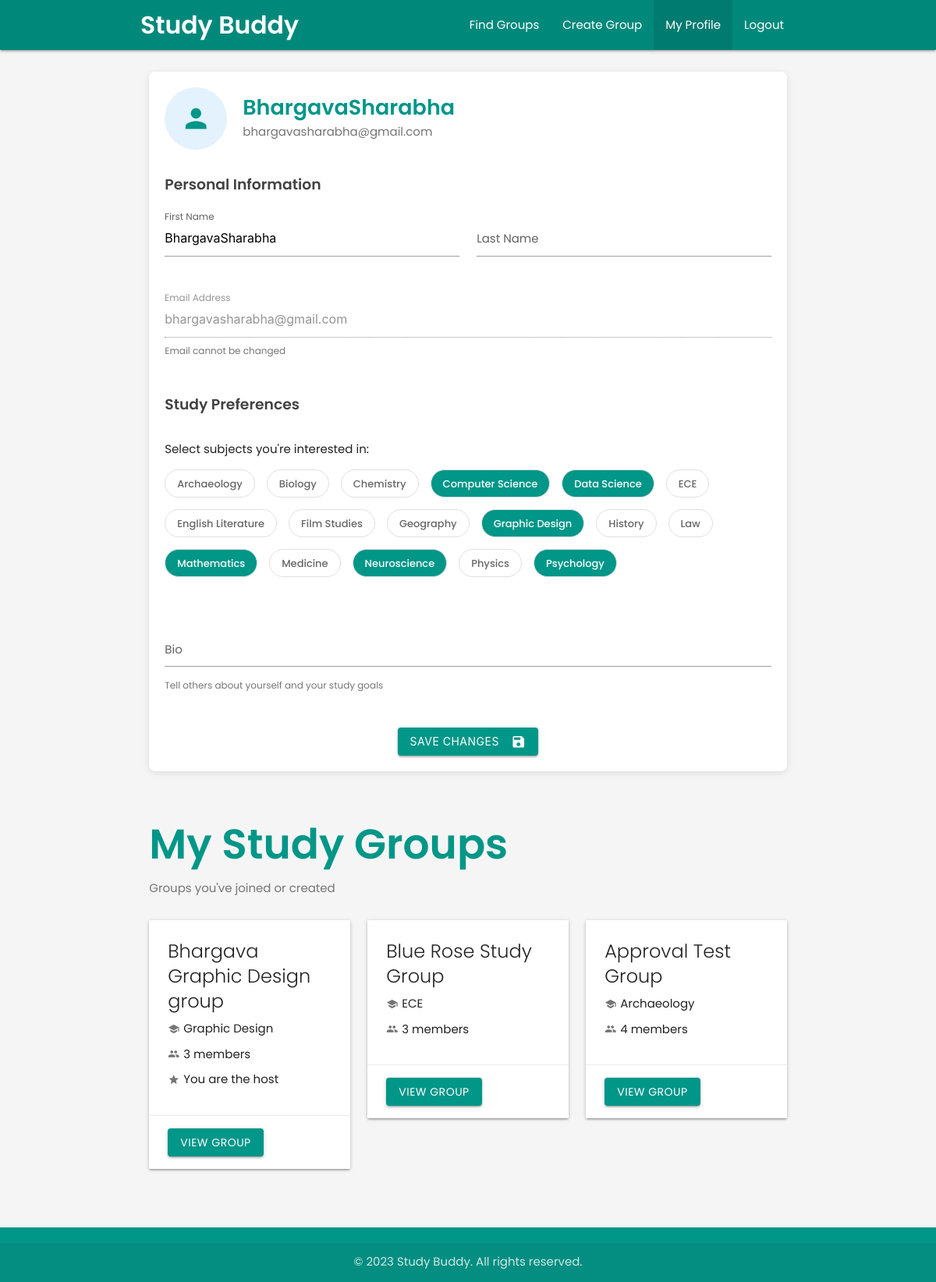
The page /profile/profile (signed in) on the database as committed earlier.
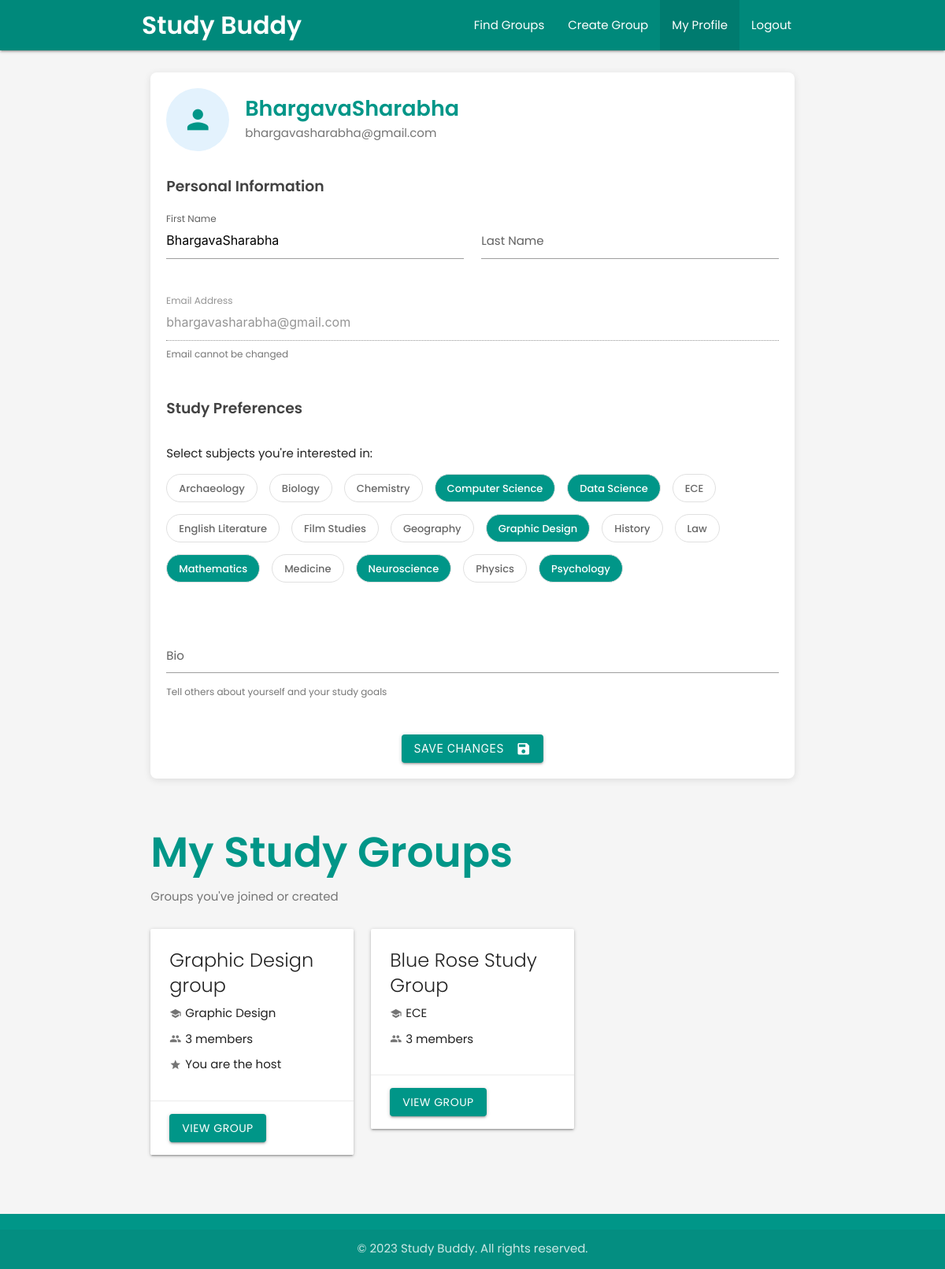
The same page on the database as committed later.
### userAuth/models.py (models this page shows)
class CustomUser(AbstractUser):
    email = models.EmailField(unique=True)
    objects = CustomUserManager()
    EMAIL_FIELD = 'email'
    REQUIRED_FIELDS = ['email']

### userProfile/models.py (models this page shows, shortened)
class Subject(models.Model):
    name = models.CharField(max_length=100, unique=True)
    description = models.TextField(blank=True)
    class Meta:
        ordering = ['name']

### userDashboard/models.py (models this page shows, shortened)
class GroupMembership(models.Model):
    user = models.ForeignKey(settings.AUTH_USER_MODEL, on_delete=models.CASCADE)
    group = models.ForeignKey(StudyGroup, on_delete=models.CASCADE)
    date_joined = models.DateTimeField(auto_now_add=True)
    is_active = models.BooleanField(default=True)
    class Meta:
        unique_together = ('user', 'group')

class StudyGroup(models.Model):
    title = models.CharField(max_length=100)
    description = models.TextField()
    subject = models.ForeignKey(Subject, on_delete=models.CASCADE, related_name='study_groups')
    host = models.ForeignKey(settings.AUTH_USER_MODEL, on_delete=models.CASCADE, related_name='hosted_groups')
    members = models.ManyToManyField(settings.AUTH_USER_MODEL, through='GroupMembership', related_name='joined_groups')
    max_members = models.PositiveIntegerField(default=8)
    meeting_date = models.DateField()
    meeting_time = models.TimeField()
    meeting_location = models.CharField(max_length=255, blank=True)
    slug = models.SlugField(max_length=120, blank=True)
    created_at = models.DateTimeField(auto_now_add=True)
    updated_at = models.DateTimeField(auto_now=True)
    class Meta:
        ordering = ['meeting_date', 'meeting_time']

### userProfile/views.py (the view, shortened to what this page needs)
# urls.py: path('profile/', include('userProfile.urls')),
@login_required
def profile(request):
    user = request.user
    user_profile = user.profile
    subjects = Subject.objects.all().order_by('name')
    selected_subject_ids = list(user_profile.subjects.values_list('id', flat=True))
    memberships = GroupMembership.objects.filter(user=user, is_active=True).select_related('group', 'group__subject')
    context = {
        'user': user,
        'subjects': subjects,
        'selected_subject_ids': selected_subject_ids,
        'profile': user_profile,
        'memberships': memberships
    }
    return render(request, 'userProfile/profile.html', context)

### userProfile/templates/userProfile/profile.html (shortened to what this page needs)
<!DOCTYPE html>
<html lang="en">
<head>
  <link rel="stylesheet" href="https://cdnjs.cloudflare.com/ajax/libs/materialize/1.0.0/css/materialize.min.css">
</head>
<body>
  <header>
    <div class="navbar-fixed">
      <nav class="teal darken-1">
        <div class="nav-wrapper container">
          <a href="{% url 'dashboard' %}" class="brand-logo">Study Buddy</a>
          <ul class="right hide-on-med-and-down">
            <li><a href="{% url 'dashboard' %}">Find Groups</a></li>
            <li><a href="{% url 'create_group' %}">Create Group</a></li>
            <li class="active"><a href="{% url 'profile' %}">My Profile</a></li>
            <li><a href="{% url 'logout' %}">Logout</a></li>
          </ul>
        </div>
      </nav>
    </div>
  </header>
  <main id="main-content" class="container">
    <div class="row">
      <div class="col s12">
        <div class="profile-card card">
          <div class="profile-header">
            <div class="profile-avatar">
              <i class="material-icons">person</i>
            </div>
            <div class="profile-info">
              <h1 class="page-title">{{ user.username }}</h1>
              <p>{{ user.email }}</p>
            </div>
          </div>
          <form method="post">
            <div class="form-section">
              <h2 class="section-title">Personal Information</h2>
              <div class="row">
                <div class="input-field col s12 m6">
                  <input id="first_name" name="first_name" type="text" value="{{ user.first_name }}">
                  <label for="first_name" {% if user.first_name %}class="active"{% endif %}>First Name</label>
                </div>
                <div class="input-field col s12 m6">
                  <input id="last_name" name="last_name" type="text" value="{{ user.last_name }}">
                  <label for="last_name" {% if user.last_name %}class="active"{% endif %}>Last Name</label>
                </div>
              </div>
              <div class="row">
                <div class="input-field col s12">
                  <input id="email" name="email" type="email" value="{{ user.email }}" disabled>
                  <label for="email" class="active">Email Address</label>
                  <span class="helper-text">Email cannot be changed</span>
                </div>
              </div>
            </div>
            <div class="form-section">
              <h2 class="section-title">Study Preferences</h2>
              <div class="row">
                <div class="col s12">
                  <p>Select subjects you're interested in:</p>
                  <div class="subject-chips">
                    {% for subject in subjects %}
                    <div class="chip {% if subject in profile.subjects.all %}selected{% endif %}" onclick="toggleSubject(this, {{ subject.id }})">
                      {{ subject.name }}
                    </div>
                    {% endfor %}
                  </div>
                </div>
              </div>
              <div class="row">
                <div class="input-field col s12">
                  <textarea id="bio" name="bio" class="materialize-textarea">{{ profile.bio }}</textarea>
                  <label for="bio" {% if profile.bio %}class="active"{% endif %}>Bio</label>
                  <span class="helper-text">Tell others about yourself and your study goals</span>
                </div>
              </div>
            </div>
            <div class="submit-section">
              <button type="submit" class="btn waves-effect waves-light">
                Save Changes
                <i class="material-icons right">save</i>
              </button>
            </div>
          </form>
        </div>
      </div>
    </div>
    <div class="row">
      <div class="col s12">
        <h2 class="page-title" style="margin-top: 2rem;">My Study Groups</h2>
        <p class="page-subtitle">Groups you've joined or created</p>
        {% if memberships %}
          <div class="row">
            {% for membership in memberships %}
              <div class="col s12 m6 l4">
                <div class="card hoverable">
                  <div class="card-content">
                    <span class="card-title">{{ membership.group.title }}</span>
                    <div style="display: flex; align-items: center; margin-bottom: 10px;">
                      <i class="material-icons tiny" style="margin-right: 5px; color: #757575;">school</i>
                      <span>{{ membership.group.subject.name }}</span>
                    </div>
                    <div style="display: flex; align-items: center; margin-bottom: 10px;">
                      <i class="material-icons tiny" style="margin-right: 5px; color: #757575;">group</i>
                      <span>{{ membership.group.members.count }} member{{ membership.group.members.count|pluralize }}</span>
                    </div>
                    {% if membership.group.host == user %}
                      <div style="display: flex; align-items: center; margin-bottom: 10px;">
                        <i class="material-icons tiny" style="margin-right: 5px; color: #757575;">star</i>
                        <span>You are the host</span>
                      </div>
                    {% endif %}
                  </div>
                  <div class="card-action">
                    <a href="{% url 'group_details' group_id=membership.group.id slug=membership.group.slug %}" class="btn">View Group</a>
                  </div>
                </div>
              </div>
            {% endfor %}
          </div>
        {% else %}
          <div class="card-panel">
            <p>You haven't joined any study groups yet. <a href="{% url 'dashboard' %}">Find groups to join!</a></p>
          </div>
        {% endif %}
      </div>
    </div>
  </main>
  <footer class="page-footer teal">
    <div class="footer-copyright">
      <div class="container center-align">
        &copy; 2023 Study Buddy. All rights reserved.
      </div>
    </div>
  </footer>
</body>
</html>

### userProfile/templates/userProfile/profile.html (style rules this page uses)
body { font-family: 'Poppins', sans-serif; display: flex; min-height: 100vh; flex-direction: column; background-color: #f5f5f5; }
main { flex: 1 0 auto; padding: 20px 0; }
.btn, .btn-large { background-color: #009688; border-radius: 4px; }
nav .brand-logo { font-weight: 600; }
.page-title { font-weight: 600; margin-bottom: 0.5rem; color: #009688; }
.page-subtitle { color: #757575; margin-bottom: 1.5rem; }
.profile-card { border-radius: 8px; padding: 20px; box-shadow: 0 2px 10px rgba(0,0,0,0.1); }
.profile-header { display: flex; align-items: center; margin-bottom: 30px; }
.profile-avatar { width: 80px; height: 80px; border-radius: 50%; background-color: #e3f2fd; display: flex; align-items: center; justify-content: center; margin-right: 20px; }
.profile-avatar i { font-size: 40px; color: #009688; }
.profile-info h1 { font-size: 1.8rem; margin: 0 0 5px 0; }
.profile-info p { color: #757575; margin: 0; }
.section-title { font-weight: 600; margin-bottom: 20px; color: #424242; font-size: 1.25rem; }
.subject-chips { display: flex; flex-wrap: wrap; gap: 10px; margin-bottom: 30px; }
.chip { background-color: white; border: 1px solid #e0e0e0; font-weight: 500; height: 36px; line-height: 36px; padding: 0 15px; border-radius: 18px; cursor: pointer; transition: all 0.3s ease; }
.chip.selected { background-color: #009688; color: white; }
.input-field label { color: #616161; }
.form-section { margin-bottom: 30px; }
.submit-section { margin-top: 30px; text-align: center; }
.page-footer { background-color: #009688; }

Rows that differ between the two databases and show on the page:
removed GroupMembership: group "Approval Test Group", group.subject.name "Archaeology", group.members.count "4"
changed through a linked row, GroupMembership "Graphic Design": group "Bhargava Graphic Design group" → "Graphic Design group"
